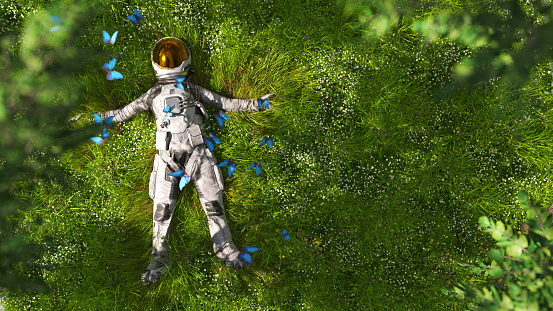
#> input picture demo.jpg, 553 x 311 px
$ python '13.Thresholding or Binarizing images.py'
#> lines starting #> are read from the running program, lines starting #| are printed output that depends on the picture; after the words box and inside, x2 and y2 are one past the last pixel; in counts of white or black regions, pixels touching at a corner belong together
import cv2 as cv

img = cv.imread('demo.jpg')
#> img is the input picture: shape (311, 553, 3); mean B, G, R 30.5, 92.1, 72
cv.imshow('Cats', img)

gray = cv.cvtColor(img, cv.COLOR_BGR2GRAY)
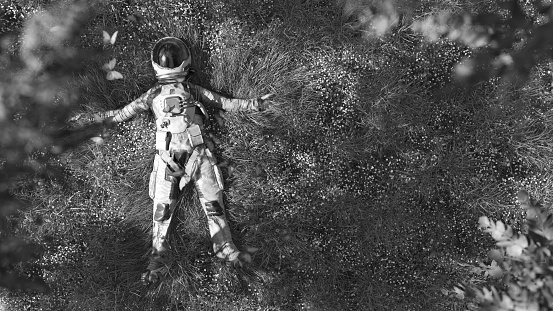
#> gray: shape (311, 553); min 0, max 255, mean 79.1
cv.imshow('Gray', gray)

# Simple Thresholding
threshold, thresh = cv.threshold(gray, 150, 255, cv.THRESH_BINARY )
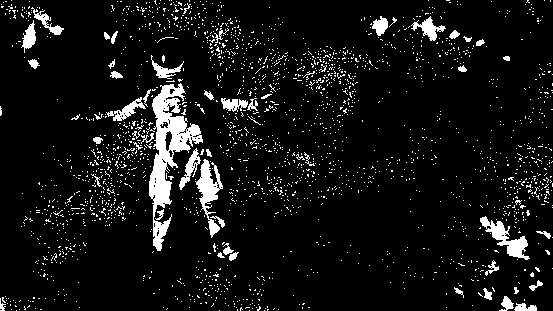
#> thresh: shape (311, 553); 7.7% white; 2217 white regions (2165 under 20 px), largest, box (x1, y1, x2, y2) and area: (149, 83, 203, 251) 3135, (195, 159, 223, 238) 842, (480, 216, 530, 260) 727
cv.imshow('Simple Thresholded', thresh)

threshold, thresh_inv = cv.threshold(gray, 150, 255, cv.THRESH_BINARY_INV )
cv.imshow('Simple Thresholded Inverse', thresh_inv)

# Adaptive Thresholding
adaptive_thresh = cv.adaptiveThreshold(gray, 255, cv.ADAPTIVE_THRESH_GAUSSIAN_C, cv.THRESH_BINARY_INV, 11, 9)
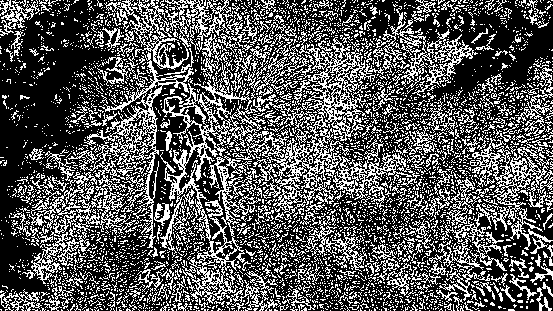
#> adaptive_thresh: shape (311, 553); 34.2% white in thin lines or dots
cv.imshow('Adaptive Thresholding', adaptive_thresh)

cv.waitKey(0)
